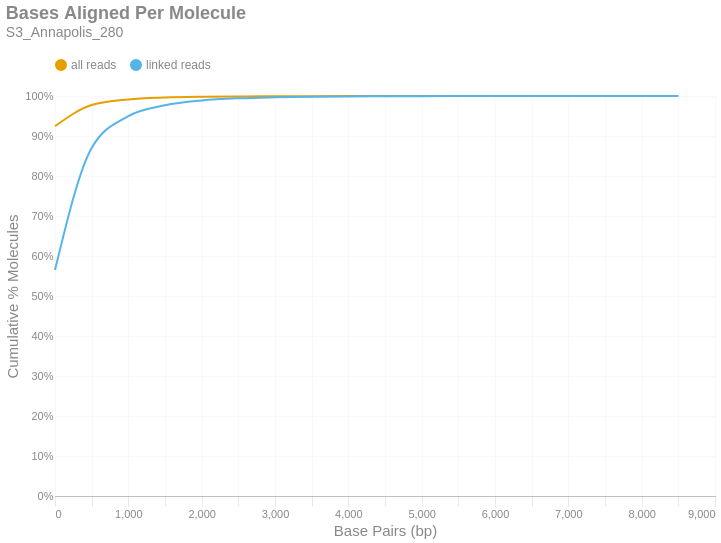

Notebook cell for this chart:
### Markdown cell above
### Bases Aligned Per Molecule
This is a cumulative frequency distribution showing the number of base pairs aligned per unique molecule. These data are shown in 500 bp bins. There are two distributions: one with `all reads` (yellow) and another with only `linked reads` (blue). The percent of molecules in the `linked reads` distribution is relative to the total number of linked molecules.

### Code cell
if SKIPLR:
    print_html(f"Skipped")
else:
    binned_df = consolidated_hist(valids['aligned_bp'], mask, 500, True)
    with SafeRender(binned_df):
        (
            density_plot(binned_df, 'Bases Aligned Per Molecule', samplename, 'basesper')
            .encode(
                x=alt.X('bin:Q', title="Base Pairs (bp)").axis(tickMinStep=500).scale(padding=0),
                y=alt.Y('value:Q', title='Cumulative % Molecules')
                    .axis(format='%')
                    .scale(domain = [0,1])
                    .stack(False),
                color=alt.Color("key:N").scale(domain = ["all reads", "linked reads"]),
                tooltip = [
                    alt.Tooltip("key:N", title = "Data Type"),
                    alt.Tooltip("range_label:N", title="Bases Aligned Per Molecule"),
                    alt.Tooltip("value:Q", format = ".2%", title="% Molecules (Cum.)")
                ]
            )
        ).display()

### Figure 1 — Vega-Lite specification as saved in the notebook (floating-point values rounded to 4 significant figures)
{"width": "container", "height": 400, "config": {"title": {"anchor": "start", "dy": -15, "fontSize": 18, "color": "#888888", "subtitleColor": "#888888", "subtitleFontSize": 14}, "arc": {"fill": "#0072B2"}, "axis": {"domainColor": "#888888", "domainWidth": 0.5, "gridWidth": 0.2, "grid": false, "titleFontWeight": 400, "titleFontSize": 15, "labelFontSize": 11, "labelColor": "#888888", "tickColor": "#888888", "tickWidth": 0.2, "titleColor": "#888888"}, "axisBand": {"grid": false}, "axisX": {"grid": true, "tickSize": 10, "domainCap": "round"}, "axisY": {"domain": false, "grid": true, "tickSize": 0, "domainCap": "round"}, "background": "transparent", "header": {"labelFontSize": 15, "labelColor": "#888888", "titleFontSize": 15, "titleFontWeight": 600, "titleColor": "#888888"}, "legend": {"labelFont": "sans-serif", "labelFontSize": 12, "labelColor": "#888888", "symbolSize": 100, "symbolType": "circle", "titleFontSize": 12, "titlePadding": 10, "titleColor": "#888888", "title": null, "orient": "top"}, "range": {"category": ["#E69F00", "#56B4E9", "#009E73", "#F0E442", "#0072B2", "#D55E00", "#CC79A7", "#000000"], "diverging": ["#cfe8f3", "#a2d4ec", "#73bfe2", "#46abdb", "#1696d2", "#12719e"]}, "area": {"fill": "#0072B2", "fillOpacity": 0.7, "line": true, "strokeOpacity": 0.7}, "line": {"color": "#0072B2", "stroke": "#0072B2", "strokeWidth": 2}, "trail": {"color": "#0072B2", "stroke": "#0072B2", "strokeWidth": 0, "size": 1}, "point": {"filled": true, "fillOpacity": 1.0, "size": 95}, "text": {"color": "#888888", "fontSize": 11, "align": "right", "fontWeight": 400, "size": 11}, "bar": {"fill": "#0072B2", "stroke": null}, "view": {"stroke": null, "continuousWidth": 660, "continuousHeight": 400}}, "data": {"name": "data-0689d29d4306aaf9a04948c7f7648b39"}, "mark": {"type": "line", "interpolate": "monotone", "point": {"opacity": 0, "size": 275}}, "encoding": {"color": {"field": "key", "scale": {"domain": ["all reads", "linked reads"]}, "type": "nominal"}, "tooltip": [{"field": "key", "title": "Data Type", "type": "nominal"}, {"field": "range_label", "title": "Bases Aligned Per Molecule", "type": "nominal"}, {"field": "value", "format": ".2%", "title": "% Molecules (Cum.)", "type": "quantitative"}], "x": {"axis": {"tickMinStep": 500}, "field": "bin", "scale": {"padding": 0}, "title": "Base Pairs (bp)", "type": "quantitative"}, "y": {"axis": {"format": "%"}, "field": "value", "scale": {"domain": [0, 1]}, "stack": false, "title": "Cumulative % Molecules", "type": "quantitative"}}, "params": [{"name": "param_c36ac31b6afebe62", "select": {"type": "point", "fields": ["key"]}, "bind": "legend"}], "title": {"text": "Bases Aligned Per Molecule", "subtitle": "S3_Annapolis_280"}, "transform": [{"fold": ["all reads (cumsum)", "linked reads (cumsum)"]}, {"calculate": "replace(datum.key, ' (cumsum)', '')", "as": "key"}, {"filter": {"param": "param_c36ac31b6afebe62"}}], "usermeta": {"embedOptions": {"downloadFileName": "S3_Annapolis_280.basesper"}}, "$schema": "https://vega.github.io/schema/vega-lite/v6.1.0.json", "datasets": {"data-0689d29d4306aaf9a04948c7f7648b39": [{"bin": "0.0", "interval": "0.0-500.0", "all reads": 0.9243, "linked reads": 0.565, "all reads (cumsum)": 0.9243, "linked reads (cumsum)": 0.565, "range_label": "0-499"}, {"bin": "500.0", "interval": "500.0-1000.0", "all reads": 0.05318, "linked reads": 0.3053, "all reads (cumsum)": 0.9775, "linked reads (cumsum)": 0.8703, "range_label": "500-999"}, {"bin": "1000.0", "interval": "1000.0-1500.0", "all reads": 0.0138, "linked reads": 0.07941, "all reads (cumsum)": 0.9913, "linked reads (cumsum)": 0.9497, "range_label": "1000-1499"}, {"bin": "1500.0", "interval": "1500.0-2000.0", "all reads": 0.004711, "linked reads": 0.0271, "all reads (cumsum)": 0.996, "linked reads (cumsum)": 0.9768, "range_label": "1500-1999"}, {"bin": "2000.0", "interval": "2000.0-2500.0", "all reads": 0.002064, "linked reads": 0.01188, "all reads (cumsum)": 0.998, "linked reads (cumsum)": 0.9887, "range_label": "2000-2499"}, {"bin": "2500.0", "interval": "2500.0-3000.0", "all reads": 0.0009612, "linked reads": 0.00553, "all reads (cumsum)": 0.999, "linked reads (cumsum)": 0.9942, "range_label": "2500-2999"}, {"bin": "3000.0", "interval": "3000.0-3500.0", "all reads": 0.0004376, "linked reads": 0.002517, "all reads (cumsum)": 0.9994, "linked reads (cumsum)": 0.9967, "range_label": "3000-3499"}, {"bin": "3500.0", "interval": "3500.0-4000.0", "all reads": 0.0002444, "linked reads": 0.001406, "all reads (cumsum)": 0.9997, "linked reads (cumsum)": 0.9982, "range_label": "3500-3999"}, {"bin": "4000.0", "interval": "4000.0-4500.0", "all reads": 0.0001396, "linked reads": 0.0008034, "all reads (cumsum)": 0.9998, "linked reads (cumsum)": 0.999, "range_label": "4000-4499"}, {"bin": "4500.0", "interval": "4500.0-5000.0", "all reads": 6.051e-05, "linked reads": 0.0003482, "all reads (cumsum)": 0.9999, "linked reads (cumsum)": 0.9993, "range_label": "4500-4999"}, {"bin": "5000.0", "interval": "5000.0-5500.0", "all reads": 5.12e-05, "linked reads": 0.0002946, "all reads (cumsum)": 0.9999, "linked reads (cumsum)": 0.9996, "range_label": "5000-5499"}, {"bin": "5500.0", "interval": "5500.0-6000.0", "all reads": 3.026e-05, "linked reads": 0.0001741, "all reads (cumsum)": 1.0, "linked reads (cumsum)": 0.9998, "range_label": "5500-5999"}, {"bin": "6000.0", "interval": "6000.0-6500.0", "all reads": 2.327e-05, "linked reads": 0.0001339, "all reads (cumsum)": 1.0, "linked reads (cumsum)": 0.9999, "range_label": "6000-6499"}, {"bin": "6500.0", "interval": "6500.0-7000.0", "all reads": 9.31e-06, "linked reads": 5.356e-05, "all reads (cumsum)": 1.0, "linked reads (cumsum)": 1.0, "range_label": "6500-6999"}, {"bin": "7000.0", "interval": "7000.0-7500.0", "all reads": 2.327e-06, "linked reads": 1.339e-05, "all reads (cumsum)": 1.0, "linked reads (cumsum)": 1.0, "range_label": "7000-7499"}, {"bin": "7500.0", "interval": "7500.0-8000.0", "all reads": 2.327e-06, "linked reads": 1.339e-05, "all reads (cumsum)": 1.0, "linked reads (cumsum)": 1.0, "range_label": "7500-7999"}, {"bin": "8000.0", "interval": "8000.0-8500.0", "all reads": 0.0, "linked reads": 0.0, "all reads (cumsum)": 1.0, "linked reads (cumsum)": 1.0, "range_label": "8000-8499"}, {"bin": "8500.0", "interval": "8500.0-9000.0", "all reads": 2.327e-06, "linked reads": 1.339e-05, "all reads (cumsum)": 1.0, "linked reads (cumsum)": 1.0, "range_label": "8500-8999"}]}}
